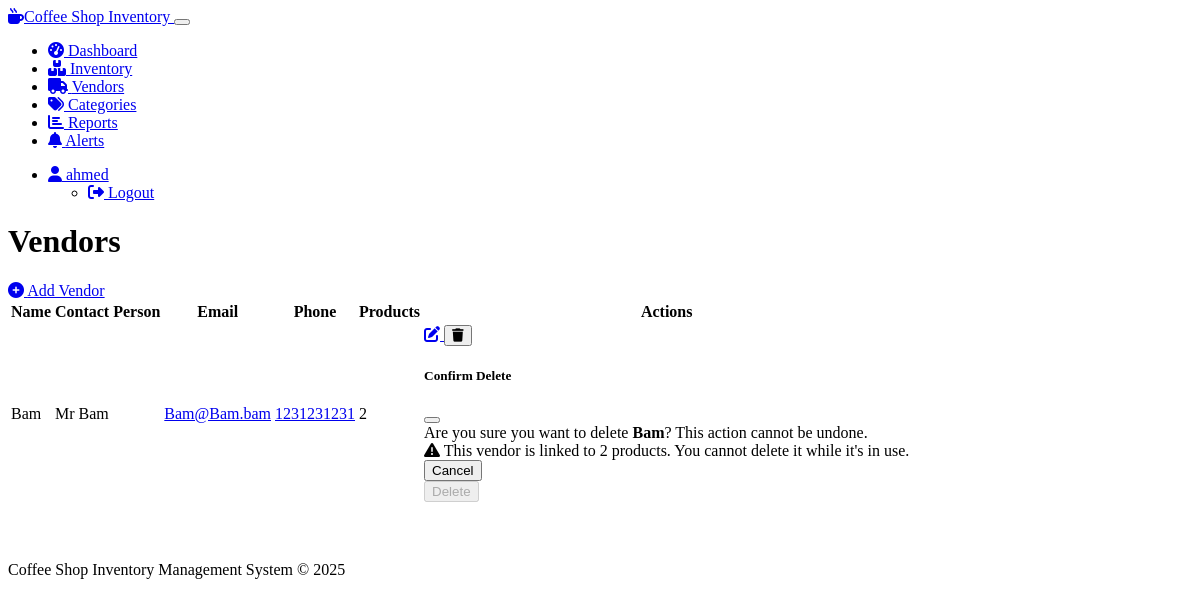
Page /vendors (signed in) on the earlier database version.
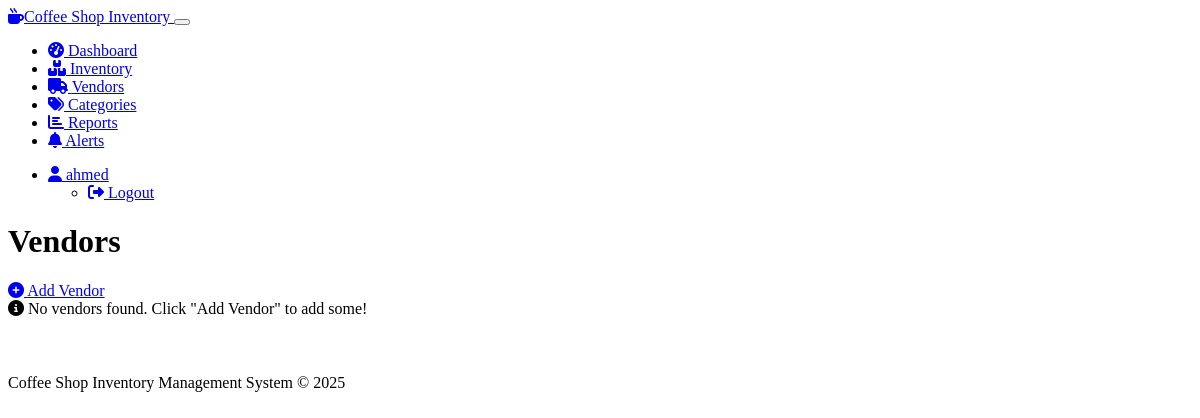
Same page on the later database version.
### models.py (models this page shows, shortened)
class Vendor(db.Model):
    id = db.Column(db.Integer, primary_key=True)
    name = db.Column(db.String(100), nullable=False)
    contact_name = db.Column(db.String(100))
    email = db.Column(db.String(120))
    phone = db.Column(db.String(20))
    address = db.Column(db.Text)
    notes = db.Column(db.Text)
    products = db.relationship('Product', backref='vendor', lazy=True)

### inventory.py (the view)
@inventory.route('/vendors')
@login_required
def vendor_list():
    vendors = Vendor.query.order_by(Vendor.name).all()
    return render_template('vendors.html', vendors=vendors)

### app.py (called while the page is built)
    @app.context_processor
    def utility_processor():
        return {
            'get_low_stock_products': get_low_stock_products,
            'get_products_by_category': get_products_by_category,
            'get_inventory_value': get_inventory_value,
            'get_transaction_history': get_transaction_history,
            'format_currency': format_currency,
            'get_category_value_distribution': get_category_value_distribution,
            'get_transaction_summary': get_transaction_summary
        }

### models.py (called while the page is built)
@login_manager.user_loader
def load_user(user_id):
    return User.query.get(int(user_id))

### utils.py (called while the page is built)
def get_low_stock_products():
    return Product.query.filter(Product.quantity <= Product.min_quantity).all()

### templates/vendors.html (shortened to what the changed rows need)
{% extends "base.html" %}
{% block content %}
<div class="d-flex justify-content-between align-items-center mb-4">
    <h1 class="display-5 mb-0">Vendors</h1>
</div>
<div class="card border-0 shadow-sm">
    <div class="card-body p-0">
        {% if vendors %}
        <div class="table-responsive">
            <table class="table table-hover mb-0">
                <thead class="table-light">
                    <tr>
                        <th>Name</th>
                        <th>Contact Person</th>
                        <th>Email</th>
                        <th>Phone</th>
                        <th>Products</th>
                        <th>Actions</th>
                    </tr>
                </thead>
                <tbody>
                    {% for vendor in vendors %}
                    <tr>
                        <td>{{ vendor.name }}</td>
                        <td>{{ vendor.contact_name or '-' }}</td>
                        <td>
                            {% if vendor.email %}
                            <a href="mailto:{{ vendor.email }}">{{ vendor.email }}</a>
                            {% else %}
                            -
                            {% endif %}
                        </td>
                        <td>
                            {% if vendor.phone %}
                            <a href="tel:{{ vendor.phone }}">{{ vendor.phone }}</a>
                            {% else %}
                            -
                            {% endif %}
                        </td>
                        <td>{{ vendor.products|length }}</td>
                        <td>
                            <div class="btn-group" role="group">
                                <a href="{{ url_for('inventory.edit_vendor', id=vendor.id) }}" class="btn btn-sm btn-primary">
                                    <i class="fas fa-edit"></i>
                                </a>
                                <button type="button" class="btn btn-sm btn-danger" data-bs-toggle="modal" data-bs-target="#deleteModal{{ vendor.id }}">
                                    <i class="fas fa-trash"></i>
                                </button>
                            </div>
                            <div class="modal fade" id="deleteModal{{ vendor.id }}" tabindex="-1" aria-labelledby="deleteModalLabel{{ vendor.id }}" aria-hidden="true">
                                <div class="modal-dialog">
                                    <div class="modal-content">
                                        <div class="modal-header">
                                            <h5 class="modal-title" id="deleteModalLabel{{ vendor.id }}">Confirm Delete</h5>
                                            <button type="button" class="btn-close" data-bs-dismiss="modal" aria-label="Close"></button>
                                        </div>
                                        <div class="modal-body">
                                            Are you sure you want to delete <strong>{{ vendor.name }}</strong>? This action cannot be undone.
                                            {% if vendor.products|length > 0 %}
                                            <div class="alert alert-warning mt-3">
                                                <i class="fas fa-exclamation-triangle me-1"></i> This vendor is linked to {{ vendor.products|length }} products. You cannot delete it while it's in use.
                                            </div>
                                            {% endif %}
                                        </div>
                                        <div class="modal-footer">
                                            <button type="button" class="btn btn-secondary" data-bs-dismiss="modal">Cancel</button>
                                            <form action="{{ url_for('inventory.delete_vendor', id=vendor.id) }}" method="POST">
                                                <button type="submit" class="btn btn-danger" {% if vendor.products|length > 0 %}disabled{% endif %}>Delete</button>
                                            </form>
                                        </div>
                                    </div>
                                </div>
                            </div>
                        </td>
                    </tr>
                    {% endfor %}
                </tbody>
            </table>
        </div>
        {% else %}
        <div class="alert alert-info m-3">
            <i class="fas fa-info-circle me-2"></i> No vendors found. Click "Add Vendor" to add some!
        </div>
        {% endif %}
    </div>
</div>
{% endblock %}

Differences in the rows shown:
removed Vendor: name "Bam", contact_name "Mr Bam", email "Bam@Bam.bam", phone "1231231231", products|length "2"
Other differences:
text no longer shown: "Name Contact Person Email Phone Products Actions"
text now shown: "No vendors found. Click \"Add Vendor\" to add some!"
